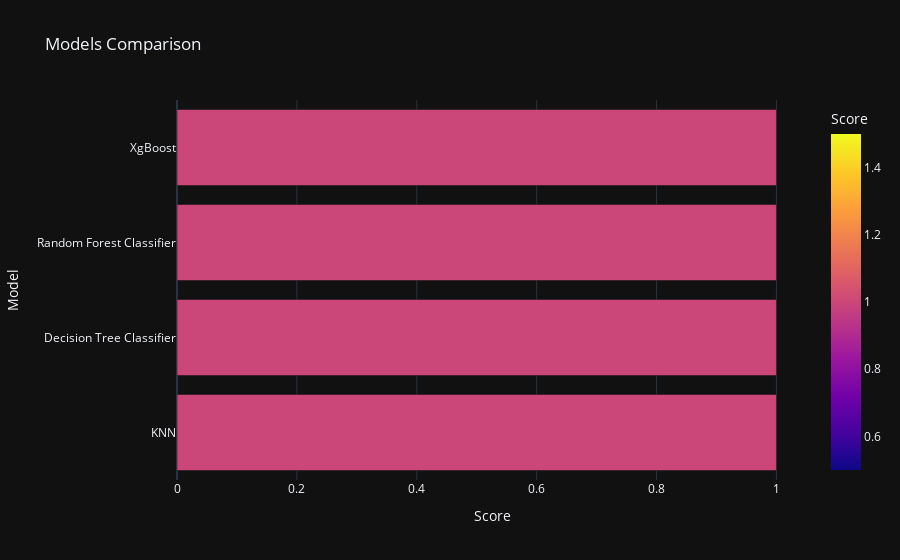

This figure's notebook cell:
### Code cell
px.bar(data_frame = models, x = 'Score', y = 'Model', color = 'Score', template = 'plotly_dark', 
       title = 'Models Comparison')

### Figure 1 — Plotly figure (JSON) as saved in the notebook; plotly's stock layout.template omitted (floating-point values rounded to 4 significant figures)
{"data": [{"alignmentgroup": "True", "hovertemplate": "Score=%{marker.color}<br>Model=%{y}<extra></extra>", "legendgroup": "", "marker": {"color": [1, 1, 1, 1], "coloraxis": "coloraxis", "pattern": {"shape": ""}}, "name": "", "offsetgroup": "", "orientation": "h", "showlegend": false, "textposition": "auto", "type": "bar", "x": [1, 1, 1, 1], "xaxis": "x", "y": ["KNN", "Decision Tree Classifier", "Random Forest Classifier", "XgBoost"], "yaxis": "y"}], "layout": {"barmode": "relative", "coloraxis": {"colorbar": {"title": {"text": "Score"}}, "colorscale": [[0, "#0d0887"], [0.1111, "#46039f"], [0.2222, "#7201a8"], [0.3333, "#9c179e"], [0.4444, "#bd3786"], [0.5556, "#d8576b"], [0.6667, "#ed7953"], [0.7778, "#fb9f3a"], [0.8889, "#fdca26"], [1, "#f0f921"]]}, "legend": {"tracegroupgap": 0}, "title": {"text": "Models Comparison"}, "xaxis": {"anchor": "y", "domain": [0, 1], "title": {"text": "Score"}}, "yaxis": {"anchor": "x", "domain": [0, 1], "title": {"text": "Model"}}}}
